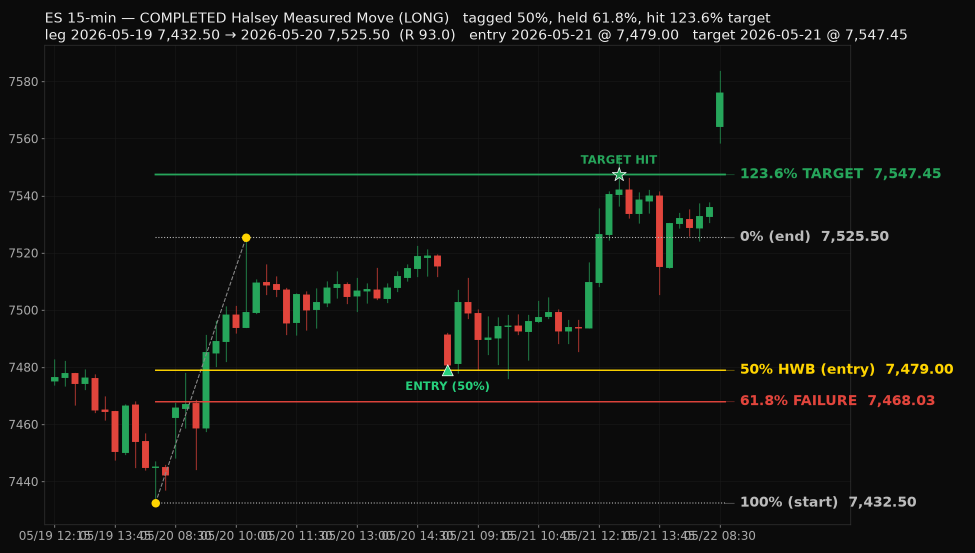
#> input picture eminiaddict/figures/es_15m_mm_trade.png, 1950 x 1105 px (shown at 1/2 size)
$ python -i ea_identify.py   (imports and definitions only)
#> lines starting #> are read from the running program, lines starting #| are printed output that depends on the picture
"""ea_identify.py — read the TICKER HEADER on each grabbed frame (OCR) to label it by the
TRUE instrument + timeframe, instead of guessing from transcript keywords. Fixes mislabels
(Crude->regime chart, RTY->'ES 4h', etc.). Rewrites frames.json with instrument/tf/header.

Usage: python ea_identify.py <MMDDYY> [MMDDYY ...]   |   --all
"""
import json
import os
import re
import sys

import pytesseract
from PIL import Image, ImageOps

pytesseract.pytesseract.tesseract_cmd = r"C:\Program Files\Tesseract-OCR\tesseract.exe"
ROOT = os.path.abspath(os.path.join(os.path.dirname(__file__), "..", ".."))
DAILY = os.path.join(ROOT, "eminiaddict", "data", "daily")

# instrument tokens (checked against the OCR'd header, first ~18 chars for the ticker)
INSTR = [("ES", ["/ES", "JES", "ES 180", "ES 360", " ES "]),
         ("NQ", ["/NQ", "NQ 1", "NASDAQ"]),
         ("YM", ["/YM", "YM 1"]),
         ("RTY", ["/RTY", "RTY 1", "RUSSELL"]),
         ("6E", ["/6E", "6E ", "EUR", "EURO"]),
         ("6J", ["/6J", "6J ", "YEN", "JPY"]),
         ("CL", ["/CL", "CL 1", "CRUDE", "WTI"]),
         ("GC", ["/GC", "GC 1", "GOLD"]),
         ("SI", ["/SI", "SI 1", "SILVER"]),
         ("DXY", ["DXY", "DOLLAR IND"]),
         ("VIX", ["VIX"]),
         ("BANK", ["BANK", "BKX", "/BKX"]),
         ("BTC", ["BTC", "BITCOIN"]),
         ("ETH", ["ETH", "ETHEREUM", "AETHER"]),
         ("ZB", ["/ZB", "ZB 1", "BOND"])]
TF_RE = re.compile(r"\bD\s*(\d{1,2}\s*[hm])\b", re.I)   # 'D 12h' / 'D 4h' / 'D 15m'


def header_text(path):
#> called with path = '../figures/es_15m_mm_trade.png'
    im = Image.open(path).convert("L").crop((0, 55, 460, 110))
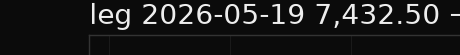
#> im: PIL image 460x55 L; min 11, max 238, mean 28.2
    im = im.resize((im.width * 4, im.height * 4), Image.LANCZOS)
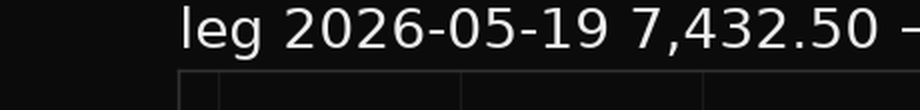
#> im: PIL image 1840x220 L (shown at 1/2 size); min 0, max 255, mean 28.2
    im = ImageOps.autocontrast(im)
#> (the run stopped early here; a loop or call above may not have finished)

$ run again, on eminiaddict/figures/mm50_audit/day_20260602.png
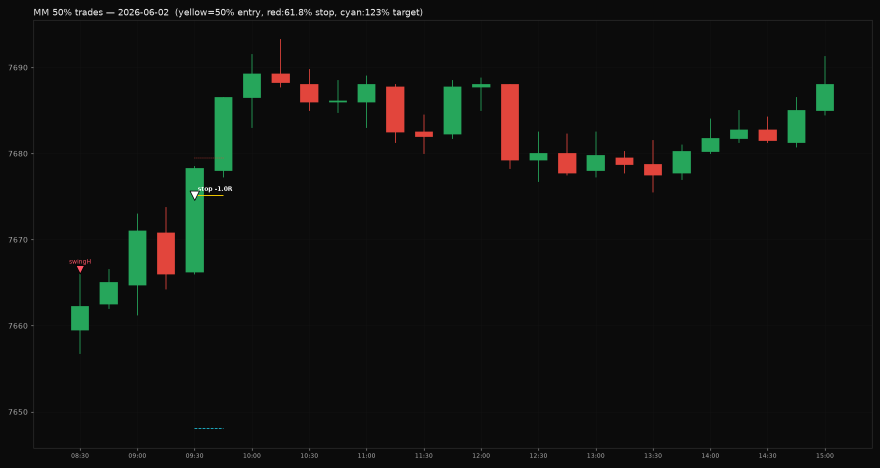
#> input picture eminiaddict/figures/mm50_audit/day_20260602.png, 1760 x 935 px (shown at 1/2 size)
#> in header_text, `im = ImageOps.autocontrast(im)`:
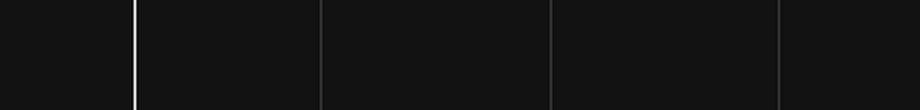
#> im: PIL image 1840x220 L (shown at 1/2 size); min 0, max 255, mean 18.9

$ run again, on eminiaddict/figures/mm50_audit/day_20260604.png
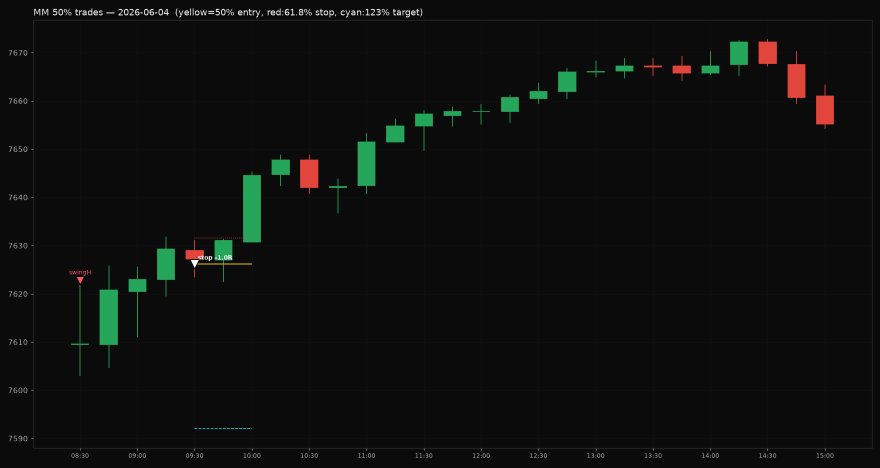
#> input picture eminiaddict/figures/mm50_audit/day_20260604.png, 1760 x 935 px (shown at 1/2 size)
#> in header_text, `im = Image.open(path).convert("L").crop((0, 55, 460, 110))`:
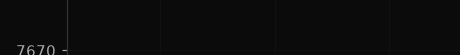
#> im: PIL image 460x55 L; min 11, max 170, mean 11.9
